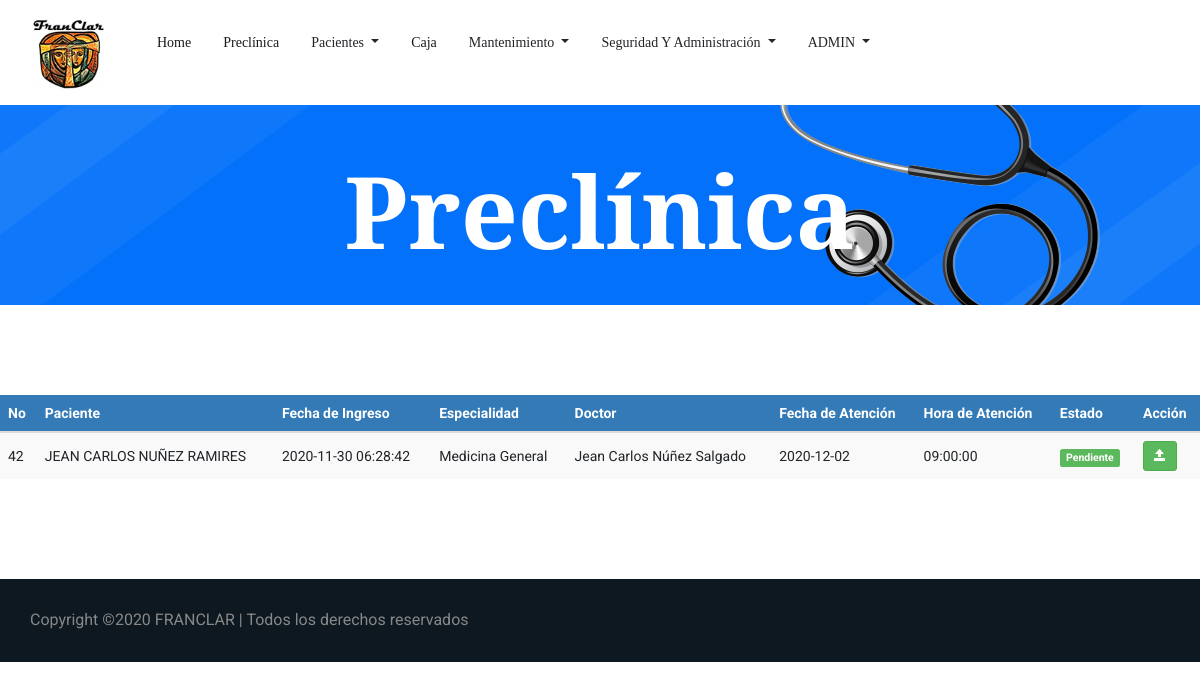
The page /Preclinica.php (signed in) on the database as committed earlier.
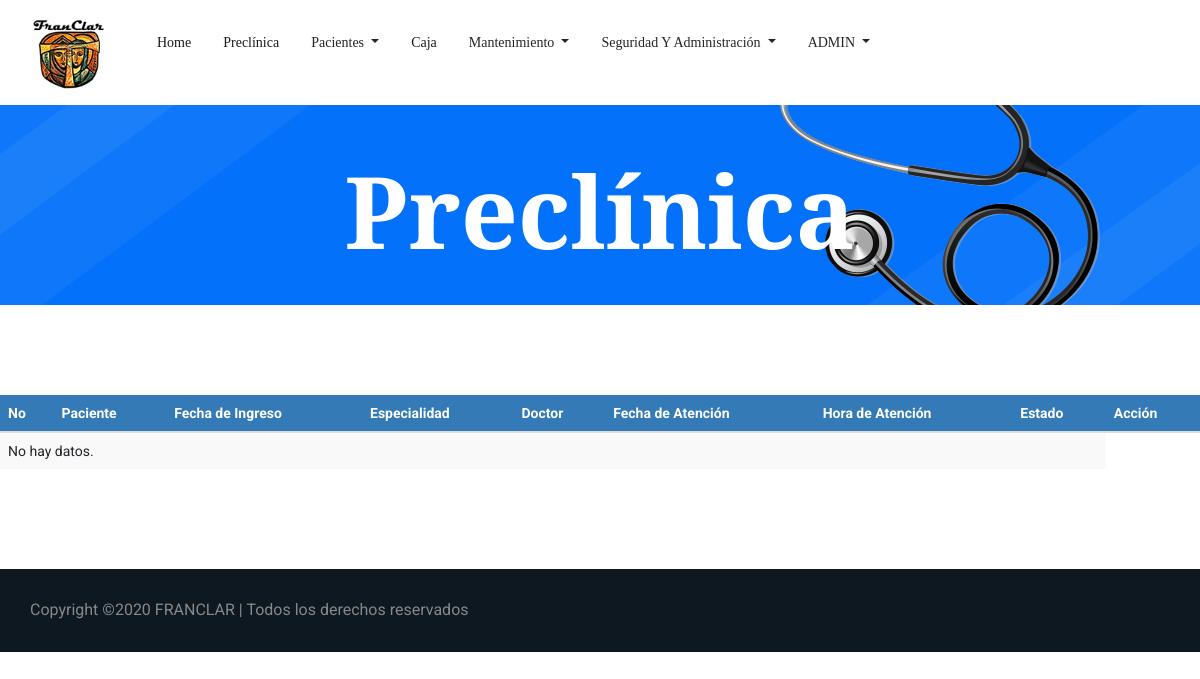
The same page on the database as committed later.
### tables this page shows
CREATE TABLE `tbl_citas` (
  `ID_Cita` bigint(3) NOT NULL,
  `ID_Paciente` int(3) NOT NULL,
  `ID_Usuario` bigint(3) NOT NULL,
  `ID_Empleado` int(3) NOT NULL,
  `ID_Especialidad` int(3) NOT NULL,
  `ID_Estado` int(3) NOT NULL,
  `Fec_Creacion` timestamp NOT NULL DEFAULT current_timestamp(),
  `Fec_Atencion` date NOT NULL,
  `Hora_Atencion` time NOT NULL,
  `Precio` int(5) NOT NULL,
  `Usuario_crea` bigint(3) DEFAULT NULL,
  `Fec_crea` date DEFAULT NULL,
  `Usuario_modif` bigint(3) DEFAULT NULL,
  `Fec_modif` date DEFAULT NULL
);

CREATE TABLE `tbl_pacientes` (
  `ID_Paciente` int(3) NOT NULL,
  `cedula` varchar(13) NOT NULL,
  `ID_Sexo` int(1) NOT NULL,
  `ID_Est_Civil` int(3) NOT NULL,
  `ID_Tipo_Sangre` int(3) NOT NULL,
  `ID_Religion` int(3) NOT NULL,
  `ID_TipoPaciente` int(3) NOT NULL,
  `Nom_Paciente` varchar(255) NOT NULL,
  `Fec_Nacimiento` date NOT NULL,
  `Edad` int(3) NOT NULL,
  `Dir_Paciente` varchar(255) NOT NULL,
  `Tel_Paciente` int(8) NOT NULL,
  `Cel_Paciente` int(8) NOT NULL,
  `Email` varchar(50) NOT NULL,
  `Contacto_Emergencia` varchar(40) NOT NULL,
  `ID_Parentesco` int(3) NOT NULL,
  `Tel_Emergencia` int(8) NOT NULL,
  `Cel_Emergencia` int(8) NOT NULL,
  `Antecedentes_Personales` varchar(500) DEFAULT NULL,
  `Antecedentes_Hospitalarios` varchar(500) DEFAULT NULL,
  `Antecedentes_Alergicos` varchar(500) DEFAULT NULL,
  `Antecedentes_Familiares` varchar(500) DEFAULT NULL,
  `Habitos` varchar(500) DEFAULT NULL,
  `Usuario_crea` bigint(3) DEFAULT NULL,
  `Fec_crea` date DEFAULT NULL,
  `Usuario_modif` bigint(3) DEFAULT NULL,
  `Fec_modif` date DEFAULT NULL
);

CREATE TABLE `tbl_especialidad` (
  `ID_especialidad` int(3) NOT NULL,
  `Descripcion_espec` varchar(30) NOT NULL,
  `Precio` int(5) NOT NULL
);

CREATE TABLE `tbl_empleado` (
  `ID_Empleado` int(3) NOT NULL,
  `Nom_Empleado` varchar(50) NOT NULL,
  `ID_Sexo` int(1) NOT NULL,
  `ID_Est_Civil` int(3) NOT NULL,
  `ID_Cargo` int(3) NOT NULL,
  `ID_Especialidad` int(3) NOT NULL,
  `Cedula` varchar(13) NOT NULL,
  `Fec_Nacimiento` date NOT NULL,
  `Dir_Empleado` varchar(255) NOT NULL,
  `Tel_Empleado` int(8) NOT NULL,
  `Cel_Empleado` int(8) NOT NULL,
  `Salario` int(6) NOT NULL,
  `Usuario_crea` bigint(3) DEFAULT NULL,
  `Fec_crea` date DEFAULT NULL,
  `Usuario_modif` bigint(3) DEFAULT NULL,
  `Fec_modif` date DEFAULT NULL
);

CREATE TABLE `tbl_estado_cita` (
  `ID_Estado` int(3) NOT NULL,
  `Descripcion_est_cita` varchar(20) NOT NULL
);

### Preclinica.php (the view, shortened to what this page needs)
<!doctype html>
<html lang="es">
<?php
include 'head.php'
?>
<body>
    <?php
    include 'header.php';
    ?>
    <section class="breadcrumb_part breadcrumb_bg">
        <div class="container">
            <div class="row">
                <div class="col-lg-12">
                    <div class="breadcrumb_iner">
                        <div class="breadcrumb_iner_item">
                            <h2>Preclínica</h2>
                        </div>
                    </div>
                </div>
            </div>
        </div>
    </section>
     <br>
     <br>
     <br>
     <br>
    <div class="table-responsive">
			<table id="datatableUsuarios" class="table table-striped table-hover" cellspacing="0" width="100%">
            	<thead>
				<tr>
					<th>No</th>
					<th>Paciente</th>
					<th>Fecha de Ingreso</th>
					<th>Especialidad</th>
                    <th>Doctor</th>
                    <th>Fecha de Atención</th>
                    <th>Hora de Atención</th>
                    <th>Estado</th>
				    <th>Acción</th>
				</tr>
				</thead>
				<tbody>
				<?php
				$sql = mysqli_query($con, "SELECT tbl_citas.ID_Cita,
				tbl_pacientes.Nom_Paciente,
				tbl_citas.Fec_Creacion,
				tbl_especialidad.Descripcion_espec,
				tbl_empleado.Nom_Empleado,
				tbl_citas.Fec_Atencion,
				tbl_citas.Hora_Atencion,
				tbl_estado_cita.Descripcion_est_cita FROM tbl_citas
				INNER JOIN tbl_pacientes on tbl_citas.ID_Paciente = tbl_pacientes.ID_Paciente
				INNER JOIN tbl_especialidad on tbl_citas.ID_Especialidad = tbl_especialidad.ID_Especialidad
				INNER JOIN tbl_empleado on tbl_citas.ID_Empleado = tbl_empleado.ID_Empleado
				INNER JOIN tbl_estado_cita on tbl_citas.ID_Estado = tbl_estado_cita.ID_Estado WHERE tbl_estado_cita.ID_Estado = 1 ORDER BY tbl_citas.Fec_Creacion DESC");
				if(mysqli_num_rows($sql) == 0){
					echo '<tr><td colspan="8">No hay datos.</td></tr>';
				}else{
					while($row = mysqli_fetch_assoc($sql)){
						echo '
						<tr>
						<td>'.$row['ID_Cita'].'</td>
						<td>'.$row['Nom_Paciente'].'</td>
						<td>'.$row['Fec_Creacion'].'</td>
						<td>'.$row['Descripcion_espec'].'</td>
						<td>'.$row['Nom_Empleado'].'</td>
						<td>'.$row['Fec_Atencion'].'</td>
						<td>'.$row['Hora_Atencion'].'</td>
						<td><span class="label label-success">'.$row['Descripcion_est_cita'].'</span></td>
						<td>
                            <a href="agregarpreclinica.php?nik='.$row['ID_Cita'].'" title="Realizar pre-clínica" class="btn btn-success btn-sm"><span class="glyphicon glyphicon-open" aria-hidden="true"></span></a>
						</td>
						</tr>
						';
					}
				}
				?>
			</table>
		 </div>
         <br>
     <br>
     <br>
     <br>
</body>
<?php
        include 'Copyright.php'
?>
</html>

### head.php (shortened to what this page needs)
<head>
  <link href="css/style_nav.css" rel="stylesheet">
  <link rel="stylesheet" href="css/bootstrap.min.css">
  <link href="font-awesome/css/font-awesome.min.css" rel="stylesheet">
  <link rel="stylesheet" href="https://use.fontawesome.com/releases/v5.8.2/css/all.css">
  <link rel="stylesheet" href="css/animate.css">
  <link rel="stylesheet" href="css/owl.carousel.min.css">
  <link rel="stylesheet" href="css/themify-icons.css">
  <link rel="stylesheet" href="css/flaticon.css">
  <link rel="stylesheet" href="css/magnific-popup.css">
  <link rel="stylesheet" href="css/nice-select.css">
  <link rel="stylesheet" href="css/slick.css">
  <link rel="stylesheet" href="https://maxcdn.bootstrapcdn.com/bootstrap/3.4.0/css/bootstrap.min.css">
  <link rel="stylesheet" href="css/style.css">
  <link rel="stylesheet" href="https://cdnjs.cloudflare.com/ajax/libs/font-awesome/4.7.0/css/font-awesome.min.css">
  <link href="css/bootstrap-datepicker.css" rel="stylesheet">
    <link href='lib/main.css' rel='stylesheet' />
    <link rel="stylesheet" href="css/main.css">
    <link rel="stylesheet" type="text/css" href="datatables/datatables.min.css"/>
    <link rel="stylesheet"  type="text/css" href="datatables/DataTables-1.10.18/css/dataTables.bootstrap4.min.css">
  <link href="https://cdn.jsdelivr.net/npm/select2@4.1.0-beta.1/dist/css/select2.min.css" rel="stylesheet" />
</head>

### header.php (shortened to what this page needs)
<?php
$usuario=$_SESSION['Nom_Usuario'];
$rolUsuario=$_SESSION['ID_Rol'];
?>
<?php
switch ($rolUsuario) {
    case '1':?>
       <header class="main_menu">
        <div class="container">
            <div class="row align-items-center">
                <div class="col-lg-12">
                    <nav class="navbar navbar-expand-lg navbar-light">
                        <a class="navbar-brand" href="index.php"> <img src="img/franclar_logo.png" srcset="img/franclar_logo.png 800w" sizes= "(min-width: 1000px) 50vw, (min-width: 800px) 80vw, (min-width: 600px) 100vw, (min-width: 300px) 145vw, , (min-width: 250px) 100vw, (min-width: 100px) 100vw" alt="logo"> </a>
                        <div class="collapse navbar-collapse main-menu-item justify-content-center"
                            id="navbarSupportedContent">
                            <ul class="navbar-nav align-items-center">
                                <li class="nav-item active">
                                    <a class="nav-link" href="Index.php">Home</a>
                                </li>
                                <li class="nav-item active">
                                    <a class="nav-link" href="Preclinica.php">Preclínica</a>
                                </li>
                                <li class="nav-item dropdown">
                                    <a class="nav-link dropdown-toggle" href="#" id="navbarDropdown"
                                        role="button" data-toggle="dropdown" aria-haspopup="true" aria-expanded="false">
                                        Pacientes
                                    </a>
                                </li>
                                <li class="nav-item active">
                                    <a class="nav-link" href="Caja.php">Caja</a>
                                </li>
                            <li class="nav-item dropdown">
                                <a class="nav-link dropdown-toggle" href="#" id="navbarDropdown"
                                role="button" data-toggle="dropdown" aria-haspopup="true" aria-expanded="false">
                                Mantenimiento
                            </a>
                                </li>
                                <li class="nav-item dropdown">
                                    <a class="nav-link dropdown-toggle" href="#" id="navbarDropdown"
                                    role="button" data-toggle="dropdown" aria-haspopup="true" aria-expanded="false">
                                        Seguridad y Administración
                                    </a>
                                </li>
                                <li class="nav-item dropdown ">
                                    <a class="nav-link dropdown-toggle" href="#" id="navbarDropdown"
                                    role="button" data-toggle="dropdown" aria-haspopup="true" aria-expanded="false">
                                    <?php echo $usuario?>
                                    </a>
                                </li>
                            </ul>
                        </div>
                    </nav>
                </div>
            </div>
        </div>
    </header>
<?php
        break;
        ?>
<?php }?>

### Copyright.php
<footer class="footer-area">
    <div class="copyright_part">
                <div class="container">
                    <div class="row align-items-center">
                        <p class="footer-text m-0 col-lg-8 col-md-12">
    Copyright &copy;<script>document.write(new Date().getFullYear());</script> FRANCLAR | Todos los derechos reservados
    </p>
                    </div>
                </div>
            </div>
</footer>

### css/main.css (style rules this page uses)
table th { background-color: #337ab7 !important; color: white; }
table>tbody>tr>td { vertical-align: middle !important; }

Rows that differ between the two databases and show on the page:
no longer on this page (row edited): tbl_citas: ID_Cita "42", ID_Paciente.Nom_Paciente "JEAN CARLOS NUÑEZ RAMIRES", Fec_Creacion "2020-11-30 06:28:42", ID_Especialidad.Descripcion_espec "Medicina General", ID_Empleado.Nom_Empleado "Jean Carlos Núñez Salgado", Fec_Atencion "2020-12-02", Hora_Atencion "09:00:00", ID_Estado.Descripcion_est_cita "Pendiente"
Other text that changed with them:
text now shown: "No hay datos."
